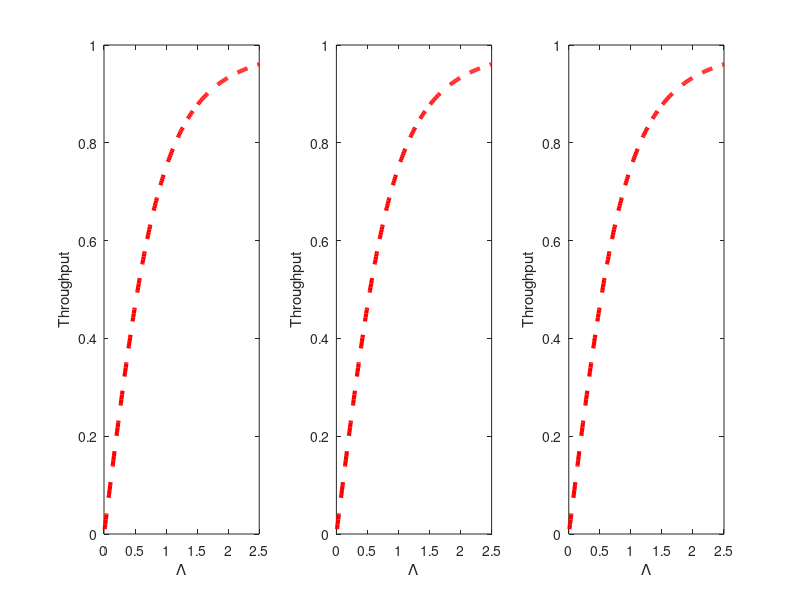

MATLAB code to generate this figure:
clf;
clear all;
V = 2;
c = 0.5;
mu = 1;
BETA = [0.5 1 2];
nbar = floor(V*mu/c);
lmdbar = 2.5*mu;
step = 0.01;

lmdv=step:step:lmdbar;

for trial = 1 : 3
    beta = BETA(trial);
    
    %%%%%%%%%%%
    %Info case
    %%%%%%%%%%%
    for n = 1:nbar
        U1_pr(n) = V  - (c/beta) * ((mu/(mu+beta))^(n+1) + (n+1)*beta/mu); 
        if U1_pr(n) < 0
            nstarnew = n
            break;
        end
    end
    
    for i = 1 : lmdbar/step
        rho= lmdv(i)/mu;
        if rho==1
           TH_oo1(i)=lmdv(i)*nstarnew/(nstarnew+1);
        else
           TH_oo1(i) = lmdv(i) * (1-rho^nstarnew)/(1-rho^(nstarnew+1));
        end
    end
    

    subplot(1,3,trial),
    plot(lmdv,TH_oo1,'r--','LineWidth',3)
    hold on
    xlabel('\Lambda');ylabel('Throughput');
end


